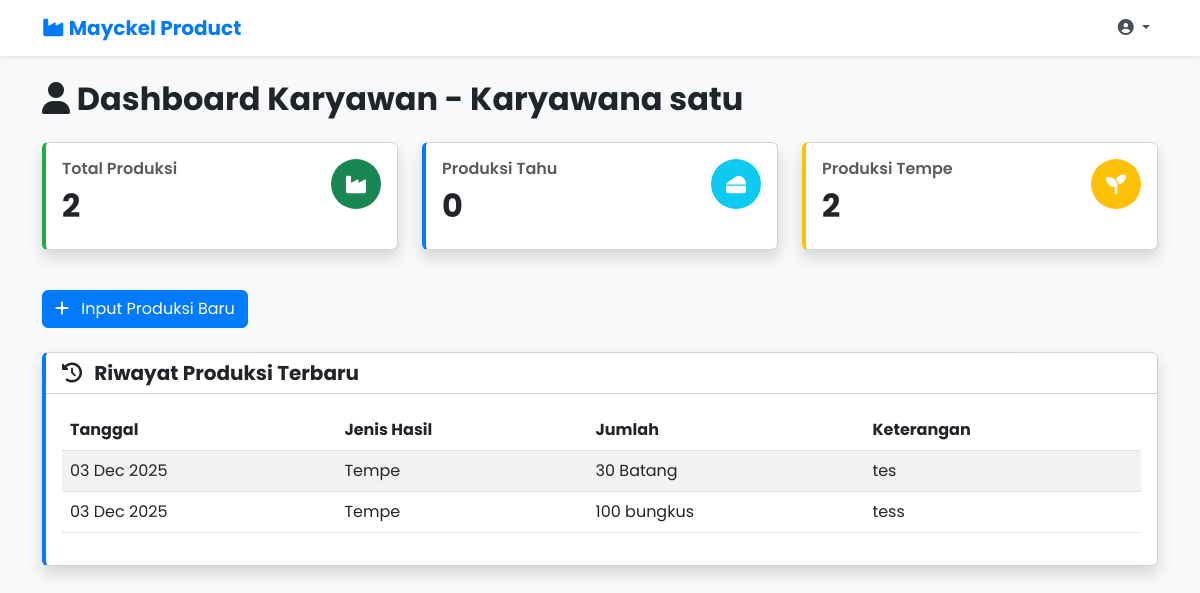
The app's page /core/karyawan/dashboard/ (signed in) with its own data.
### core/models.py (models this page shows, shortened)
class Karyawan(models.Model):
    idKaryawan = models.AutoField(primary_key=True)
    nama = models.CharField(max_length=255)
    username = models.CharField(max_length=50, unique=True)
    password = models.CharField(max_length=255)
    class Meta:
        db_table = 'karyawan'
    class Admin:
        verbose_name = 'Karyawan'
        verbose_name_plural = 'Karyawan'  # Menghilangkan pluralisasi default

class Produksi(models.Model):
    idProduksi = models.AutoField(primary_key=True)
    tanggalProduksi = models.DateField()
    jenisHasil = models.CharField(max_length=50, choices=[('Tahu', 'Tahu'), ('Tempe', 'Tempe')])
    jumlahHasil = models.IntegerField()
    satuanHasil = models.CharField(max_length=20)
    keterangan = models.TextField(blank=True, null=True)
    idKaryawan = models.ForeignKey(Karyawan, on_delete=models.CASCADE)
    class Meta:
        db_table = 'produksi'
    class Admin:
        verbose_name = 'Produksi'
        verbose_name_plural = 'Produksi'  # Menghilangkan pluralisasi default

### core/views.py (the view)
# urls.py: path('karyawan/dashboard/', views.karyawan_dashboard, name='karyawan_dashboard'),
def karyawan_dashboard(request):
    if not request.session.get('karyawan_id'):
        messages.warning(request, "Anda harus login terlebih dahulu.")
        return redirect('core:karyawan_login')
    karyawan_id = request.session.get('karyawan_id')
    try:
        karyawan = Karyawan.objects.get(idKaryawan=karyawan_id)
    except Karyawan.DoesNotExist:
        messages.error(request, "Data karyawan tidak ditemukan.")
        return redirect('core:karyawan_login')
    bahan_baku = Produk.objects.filter(jenisProduk='Bahan Baku').order_by('namaProduk')
    recent_productions = Produksi.objects.filter(idKaryawan=karyawan).order_by('-tanggalProduksi')[:10]
    total_productions = Produksi.objects.filter(idKaryawan=karyawan).count()
    total_tahu = Produksi.objects.filter(idKaryawan=karyawan, jenisHasil='Tahu').count()
    total_tempe = Produksi.objects.filter(idKaryawan=karyawan, jenisHasil='Tempe').count()
    context = {
        'karyawan': karyawan,
        'bahan_baku': bahan_baku,
        'recent_productions': recent_productions,
        'total_productions': total_productions,
        'total_tahu': total_tahu,
        'total_tempe': total_tempe,
    }
    return render(request, 'karyawan/karyawan_dashboard.html', context)

### core/templates/karyawan/karyawan_dashboard.html (shortened to what this page needs)
{% extends 'karyawan/karyawan_base.html' %}
{% block content %}
<div class="row">
    <div class="col-12">
        <h2 class="mb-4 fw-bold">
            <i class="fas fa-user"></i> Dashboard Karyawan - {{ karyawan.nama }}
        </h2>
    </div>
</div>
<div class="row mb-4">
    <div class="col-6 col-md-4 mb-3">
        <div class="card card-custom metric-card h-100 shadow">
            <div class="card-body">
                <div class="d-flex justify-content-between">
                    <div>
                        <h6 class="card-title fw-semibold text-muted">Total Produksi</h6>
                        <h2 class="fw-bold text-dark">{{ total_productions }}</h2>
                    </div>
                    <div class="icon-circle bg-success text-white rounded-circle d-flex align-items-center justify-content-center" style="width: 50px; height: 50px; min-width: 50px;">
                        <i class="fas fa-industry fa-lg"></i>
                    </div>
                </div>
            </div>
        </div>
    </div>
    <div class="col-6 col-md-4 mb-3">
        <div class="card card-custom h-100 shadow" style="border-left-color: #007bff;">
            <div class="card-body">
                <div class="d-flex justify-content-between">
                    <div>
                        <h6 class="card-title fw-semibold text-muted">Produksi Tahu</h6>
                        <h2 class="fw-bold text-dark">{{ total_tahu }}</h2>
                    </div>
                    <div class="icon-circle bg-info text-white rounded-circle d-flex align-items-center justify-content-center" style="width: 50px; height: 50px; min-width: 50px;">
                        <i class="fas fa-cheese fa-lg"></i>
                    </div>
                </div>
            </div>
        </div>
    </div>
    <div class="col-6 col-md-4 mb-3">
        <div class="card card-custom production-card h-100 shadow">
            <div class="card-body">
                <div class="d-flex justify-content-between">
                    <div>
                        <h6 class="card-title fw-semibold text-muted">Produksi Tempe</h6>
                        <h2 class="fw-bold text-dark">{{ total_tempe }}</h2>
                    </div>
                    <div class="icon-circle bg-warning text-white rounded-circle d-flex align-items-center justify-content-center" style="width: 50px; height: 50px; min-width: 50px;">
                        <i class="fas fa-seedling fa-lg"></i>
                    </div>
                </div>
            </div>
        </div>
    </div>
</div>
<div class="row mb-4">
    <div class="col-12">
        <button type="button" class="btn btn-primary btn-custom" data-bs-toggle="modal" data-bs-target="#inputProduksiModal">
            <i class="fas fa-plus me-2"></i> Input Produksi Baru
        </button>
    </div>
</div>
<div class="row">
    <div class="col-12">
        <div class="card card-custom shadow">
            <div class="card-header bg-white">
                <h5 class="mb-0 fw-bold"><i class="fas fa-history me-2"></i> Riwayat Produksi Terbaru</h5>
            </div>
            <div class="card-body">
                {% if recent_productions %}
                <div class="table-responsive">
                    <table class="table table-striped">
                        <thead>
                            <tr>
                                <th>Tanggal</th>
                                <th>Jenis Hasil</th>
                                <th>Jumlah</th>
                                <th>Keterangan</th>
                            </tr>
                        </thead>
                        <tbody>
                            {% for produksi in recent_productions %}
                            <tr>
                                <td>{{ produksi.tanggalProduksi|date:"d M Y" }}</td>
                                <td>{{ produksi.jenisHasil }}</td>
                                <td>{{ produksi.jumlahHasil }} {{ produksi.satuanHasil }}</td>
                                <td>{{ produksi.keterangan|default:"-" }}</td>
                            </tr>
                            {% endfor %}
                        </tbody>
                    </table>
                </div>
                {% else %}
                <p class="text-muted">Belum ada data produksi.</p>
                {% endif %}
            </div>
        </div>
    </div>
</div>
{% endblock %}

### core/templates/karyawan/karyawan_base.html (style rules this page uses)
body { font-family: 'Poppins', sans-serif; background-color: #f8f9fa; }
.card-custom { border-left: 4px solid #007bff; box-shadow: 0 0.125rem 0.25rem rgba(0, 0, 0, 0.075); transition: transform 0.3s ease; }
.metric-card { border-left: 4px solid #28a745; }
.production-card { border-left: 4px solid #ffc107; }
.btn-custom { background-color: #007bff; border-color: #007bff; }

### records on screen
Karyawan: nama "Karyawana satu"
Produksi: tanggalProduksi "03 Dec 2025", jenisHasil "Tempe", jumlahHasil "30", satuanHasil "Batang", keterangan "tes"
Produksi: tanggalProduksi "03 Dec 2025", jenisHasil "Tempe", jumlahHasil "100", satuanHasil "bungkus", keterangan "tess"

### other values on screen
{{ total_productions }} "2"
{{ total_tahu }} "0"
{{ total_tempe }} "2"
